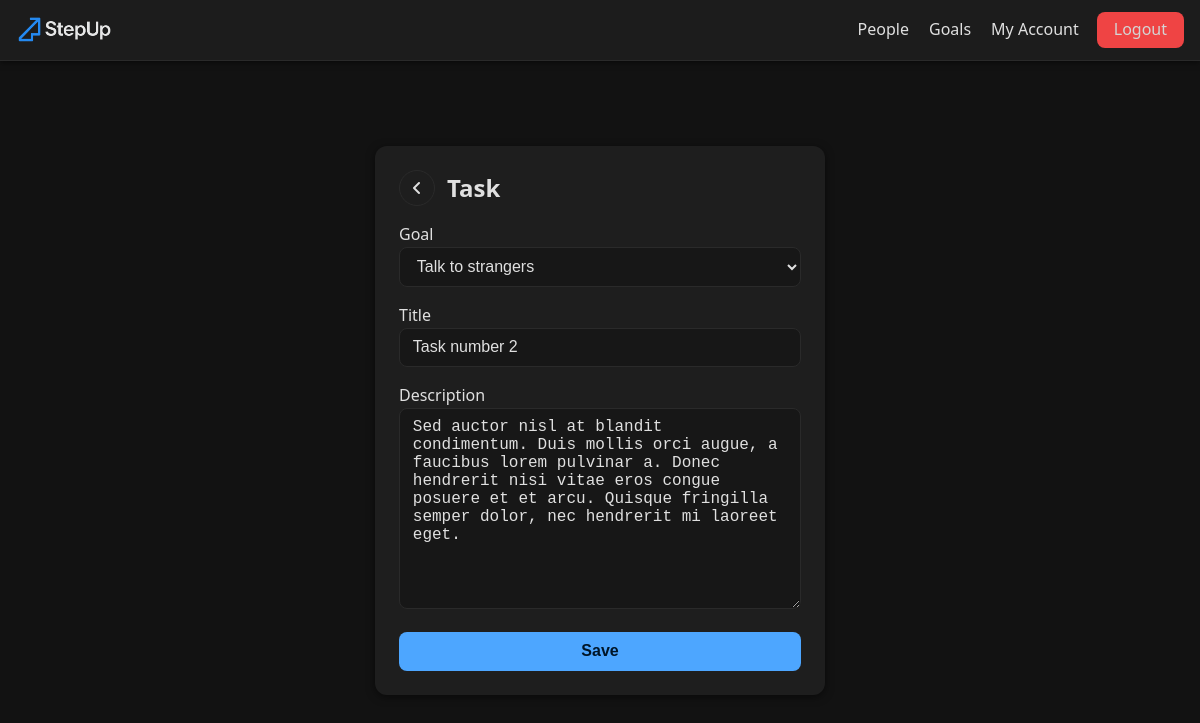
Page /goals/edit-task/4694004dd60d43019fb6019f09c968d3/ (signed in) on the committed database.
### goals/models.py (models this page shows, shortened)
class Task(models.Model):
    goal = models.ForeignKey(Goal, on_delete=models.CASCADE, related_name="tasks")
    title = models.CharField(max_length=50)
    description = models.TextField(null=True, blank=True)
    completed = models.BooleanField(default=False, null=True, blank=True)
    created = models.DateTimeField(auto_now_add=True)
    id = models.UUIDField(default=uuid.uuid4, unique=True,
                            primary_key=True, editable=False)
    class Meta:
        ordering = ['completed', '-created']

### goals/views.py (the view)
# urls.py: path('edit-task/<str:pk>/', views.editTask, name='edit-task'),
@login_required(login_url='login')
def editTask(request, pk):
    profile = request.user.profile
    task = get_object_or_404(Task, id=pk, goal__owner=profile)
    form = TaskForm(instance=task, user=request.user)
    if request.method == "POST":
        form = TaskForm(request.POST, user=request.user, instance=task)
        if form.is_valid():
            form.save()
            messages.info(request, 'Task updated!')
            return redirect('account')
    context = {'form': form}
    return render(request, 'goals/task-form.html', context)

### goals/forms.py
class TaskForm(forms.ModelForm):
    goal = forms.ModelChoiceField(queryset=Goal.objects.none())
    class Meta:
        model = Task
        fields = "__all__"
        exclude = ["completed"]
    def __init__(self, *args, **kwargs):
        user = kwargs.pop("user")
        super().__init__(*args, **kwargs)
        self.fields["goal"].queryset = Goal.objects.filter(owner=user.profile)

### goals/models.py (called while the page is built)
    def __str__(self):
        return self.title

### goals/templates/goals/task-form.html (shortened to what this page needs)
{% extends "main.html" %}
{% block content %}
<main class="form-page">
  <article class="form-card">
    <div class="form-header">
      <a href="javascript:history.back()" class="back-btn" aria-label="Go back" style="text-decoration: none;">
        <i class="fa-solid fa-angle-left"></i>
      </a>
      <h2 style="margin:0;">Task</h2>
    </div>
    <form class="flex-col" method="POST" action="" enctype="multipart/form-data">
      {% for field in form %}
      <div class="form-field">
        <label for="{{field.id_for_label}}">{{field.label}}</label><br>
        {{ field }}
      </div>
      {% endfor %}
      <button type="submit" class="btn btn-primary">Save</button>
    </form>
  </article>
</main>
{% endblock content %}

### static/styles/main.css (style rules this page uses)
:root { --bg: #121212; --surface: #1e1e1e; --surface-hover: #252525; --text: #e0e0e0; --muted: #a3a3a3; --border: #2a2a2a; --primary: #4da6ff; --success: #22c55e; --warning: #f59e0b; --danger: #ef4444; --shadow-1: 0 1px 6px rgba(0,0,0,.6); --shadow-2: 0 2px 8px rgba(0,0,0,.5); --r-sm: .375rem; --r-md: .5rem; --r-lg: .75rem; --r-xl: 1rem; --sp-1: .25rem; --sp-2: .5rem; --sp-3: .75rem; --sp-4: 1rem; --sp-5: 1.25rem; --sp-6: 1.5rem; --sp-8: 2rem; --fs-0: .875rem; --fs-1: 1rem; --fs-2: 1.125rem; --fs-3: 1.25rem; --lh: 1.55; --container: 1200px; --dur: .18s; --easing: cubic-bezier(.2,.6,.2,1); }
* { margin: 0; padding: 0; box-sizing: border-box; }
html { scroll-behavior: smooth; }
body { font-family: system-ui, -apple-system, Segoe UI, Roboto, Ubuntu, 'Helvetica Neue', Arial, 'Noto Sans', 'Apple Color Emoji', 'Segoe UI Emoji', 'Segoe UI Symbol', sans-serif; background: var(--bg); color: var(--text); line-height: var(--lh); -webkit-font-smoothing: antialiased; -moz-osx-font-smoothing: grayscale; }
h1, h2, h3 { font-weight: 700; line-height: 1.2; }
h2 { font-size: clamp(1.25rem, .9rem + 1.2vw, 1.5rem); margin-bottom: var(--sp-3); }
a { color: var(--primary); text-decoration: none; text-underline-offset: .18em; transition: color var(--dur) var(--easing), text-decoration-color var(--dur) var(--easing); }
.flex-col { display: flex; flex-direction: column; gap: var(--sp-4); }
input, select, textarea { width: 100%; background: #171717; color: var(--text); border: 1px solid var(--border); border-radius: var(--r-md); padding: .6rem .8rem; font-size: var(--fs-1); transition: border-color var(--dur) var(--easing), background var(--dur) var(--easing), box-shadow var(--dur) var(--easing); }
input::placeholder, textarea::placeholder { color: var(--muted); }
.form-page { min-height: 90vh; display: flex; align-items: center; justify-content: center; padding: 1rem; }
.form-card { width: 100%; max-width: 450px; padding: var(--sp-6); border-radius: var(--r-lg); background: var(--surface); box-shadow: var(--shadow-2); display: flex; flex-direction: column; gap: var(--sp-4); }
.form-header { display: flex; align-items: center; gap: var(--sp-3); }
.back-btn { display: inline-flex; align-items: center; justify-content: center; width: 36px; height: 36px; border-radius: 999px; border: 1px solid var(--border); background: transparent; color: var(--text); cursor: pointer; transition: background .2s; }
.btn { display: inline-flex; align-items: center; justify-content: center; gap: .5rem; border: 1px solid transparent; border-radius: var(--r-md); padding: .6rem .9rem; font-weight: 600; font-size: var(--fs-1); cursor: pointer; transition: transform var(--dur) var(--easing), filter var(--dur) var(--easing), border-color var(--dur) var(--easing); }
.btn-primary { background: var(--primary); color: #001629; }

### rows in the picture
Task: form "Talk to strangers" "Task number 2" "Sed auctor nisl at blandit condimentum. Duis mollis orci augue, a faucibus lorem pulvinar a. Donec hendrerit nisi vitae eros congue posuere et et arcu. Quisque fringilla semper dolor, nec hendrerit mi laoreet eget."

### other values in the picture
{{ field.label }} "Goal" "Title" "Description"
